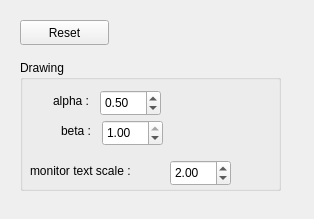
<?xml version="1.0" encoding="UTF-8"?>
<ui version="4.0">
 <class>DialogRealtime_Heatmap</class>
 <widget class="QDialog" name="DialogRealtime_Heatmap">
  <property name="geometry">
   <rect>
    <x>0</x>
    <y>0</y>
    <width>314</width>
    <height>219</height>
   </rect>
  </property>
  <property name="windowTitle">
   <string>Realtime_Heatmap</string>
  </property>
  <widget class="QPushButton" name="pushButton_reset">
   <property name="geometry">
    <rect>
     <x>20</x>
     <y>20</y>
     <width>89</width>
     <height>25</height>
    </rect>
   </property>
   <property name="focusPolicy">
    <enum>Qt::NoFocus</enum>
   </property>
   <property name="text">
    <string>Reset</string>
   </property>
  </widget>
  <widget class="QGroupBox" name="groupBox">
   <property name="geometry">
    <rect>
     <x>20</x>
     <y>60</y>
     <width>261</width>
     <height>131</height>
    </rect>
   </property>
   <property name="title">
    <string>Drawing</string>
   </property>
   <widget class="QLabel" name="label_15">
    <property name="geometry">
     <rect>
      <x>4</x>
      <y>60</y>
      <width>67</width>
      <height>21</height>
     </rect>
    </property>
    <property name="text">
     <string>beta :</string>
    </property>
    <property name="alignment">
     <set>Qt::AlignRight|Qt::AlignTrailing|Qt::AlignVCenter</set>
    </property>
   </widget>
   <widget class="QLabel" name="label_16">
    <property name="geometry">
     <rect>
      <x>2</x>
      <y>30</y>
      <width>67</width>
      <height>21</height>
     </rect>
    </property>
    <property name="text">
     <string>alpha :</string>
    </property>
    <property name="alignment">
     <set>Qt::AlignRight|Qt::AlignTrailing|Qt::AlignVCenter</set>
    </property>
   </widget>
   <widget class="QDoubleSpinBox" name="doubleSpinBox_beta">
    <property name="geometry">
     <rect>
      <x>82</x>
      <y>60</y>
      <width>61</width>
      <height>26</height>
     </rect>
    </property>
    <property name="minimum">
     <double>0.010000000000000</double>
    </property>
    <property name="maximum">
     <double>1.000000000000000</double>
    </property>
    <property name="value">
     <double>1.000000000000000</double>
    </property>
   </widget>
   <widget class="QDoubleSpinBox" name="doubleSpinBox_alpha">
    <property name="geometry">
     <rect>
      <x>80</x>
      <y>30</y>
      <width>61</width>
      <height>26</height>
     </rect>
    </property>
    <property name="minimum">
     <double>0.010000000000000</double>
    </property>
    <property name="maximum">
     <double>1.000000000000000</double>
    </property>
    <property name="value">
     <double>0.500000000000000</double>
    </property>
   </widget>
   <widget class="QLabel" name="label_17">
    <property name="geometry">
     <rect>
      <x>10</x>
      <y>100</y>
      <width>141</width>
      <height>21</height>
     </rect>
    </property>
    <property name="text">
     <string>monitor text scale :</string>
    </property>
   </widget>
   <widget class="QDoubleSpinBox" name="doubleSpinBox_monitor_txt_scale">
    <property name="geometry">
     <rect>
      <x>150</x>
      <y>100</y>
      <width>61</width>
      <height>26</height>
     </rect>
    </property>
    <property name="minimum">
     <double>0.010000000000000</double>
    </property>
    <property name="maximum">
     <double>9999.000000000000000</double>
    </property>
    <property name="value">
     <double>2.000000000000000</double>
    </property>
   </widget>
  </widget>
 </widget>
 <resources/>
 <connections/>
</ui>
